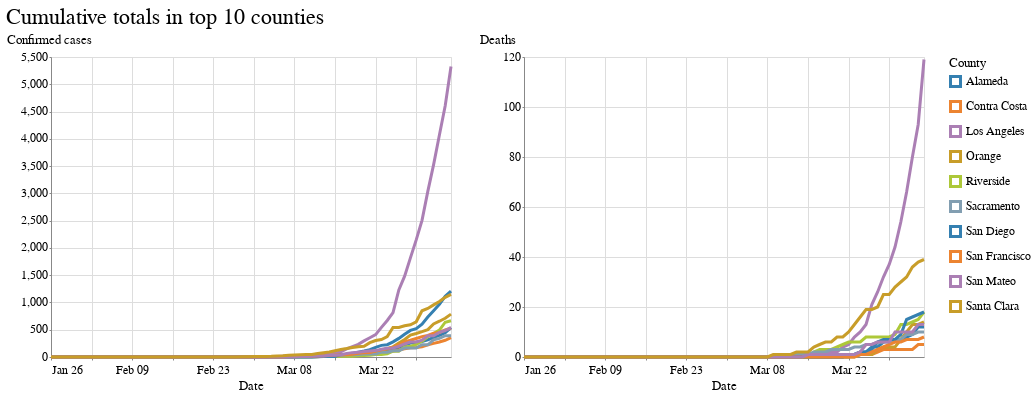

The notebook cell this image was saved under:
### Code cell
chart = alt.Chart(county_df[county_df.county.isin(county_totals_df.head(10).county)]).properties(width=400, height=300)

cases = chart.mark_line().encode(
    x=alt.X("date:T", title="Date"),
    y=alt.Y("confirmed_cases:Q", title="Confirmed cases"),
    color=alt.Color("county:N", title="County")
)

deaths = chart.mark_line().encode(
    x=alt.X("date:T", title="Date"),
    y=alt.Y("deaths:Q", title="Deaths"),
    color=alt.Color("county:N", title="County")
)

(cases | deaths).properties(title="Cumulative totals in top 10 counties")

### Figure 1 — Vega-Lite specification as saved in the notebook (floating-point values rounded to 4 significant figures; data arrays with more than 128 entries replaced by an {"elided": "..."} marker saying what was removed)
{"config": {"view": {"width": 800, "height": 450}, "background": "#ffffff", "title": {"anchor": "start", "font": "Benton Gothic Bold, sans", "fontColor": "#000000", "fontSize": 22, "fontWeight": "normal"}, "arc": {"fill": "#82c6df"}, "area": {"fill": "#82c6df"}, "line": {"stroke": "#82c6df", "strokeWidth": 3}, "path": {"stroke": "#82c6df"}, "rect": {"fill": "#82c6df"}, "shape": {"stroke": "#82c6df"}, "bar": {"fill": "#82c6df"}, "point": {"stroke": "#82c6df"}, "symbol": {"fill": "#82c6df", "size": 30}, "axis": {"titleFont": "Benton Gothic Bold, sans", "titleFontSize": 13, "titleFontWeight": "normal", "labelFont": "Benton Gothic, sans", "labelFontSize": 11.5, "labelFontWeight": "normal"}, "axisX": {"labelAngle": 0, "labelPadding": 4, "tickSize": 3}, "axisY": {"labelBaseline": "middle", "maxExtent": 45, "minExtent": 45, "tickSize": 2, "titleAlign": "left", "titleAngle": 0, "titleX": -45, "titleY": -11}, "legend": {"titleFont": "Benton Gothic Bold, sans", "titleFontSize": 13, "titleFontWeight": "normal", "symbolType": "square", "labelFont": "Benton Gothic, sans", "labelFontSize": 11.5}, "range": {"category": ["#3580b1", "#ec8431", "#ab7fb4", "#c89d29", "#adc839", "#829eb1"], "diverging": ["#e68a4f", "#f4bb6a", "#f9e39c", "#dadfe2", "#a6b7c6", "#849eae"], "heatmap": ["#fbf2c7", "#f9e39c", "#f8d36e", "#f4bb6a", "#e68a4f", "#d15a40", "#ab4232"], "ordinal": ["#fbf2c7", "#f9e39c", "#f8d36e", "#f4bb6a", "#e68a4f", "#d15a40", "#ab4232"], "ramp": ["#fbf2c7", "#f9e39c", "#f8d36e", "#f4bb6a", "#e68a4f", "#d15a40", "#ab4232"]}}, "hconcat": [{"mark": "line", "encoding": {"color": {"type": "nominal", "field": "county", "title": "County"}, "x": {"type": "temporal", "field": "date", "title": "Date"}, "y": {"type": "quantitative", "field": "confirmed_cases", "title": "Confirmed cases"}}, "height": 300, "width": 400}, {"mark": "line", "encoding": {"color": {"type": "nominal", "field": "county", "title": "County"}, "x": {"type": "temporal", "field": "date", "title": "Date"}, "y": {"type": "quantitative", "field": "deaths", "title": "Deaths"}}, "height": 300, "width": 400}], "data": {"name": "data-90374868981a08959e4ee9f05cfa03d5"}, "title": "Cumulative totals in top 10 counties", "$schema": "https://vega.github.io/schema/vega-lite/v4.8.1.json", "datasets": {"data-90374868981a08959e4ee9f05cfa03d5": {"elided": "512 records"}}}
